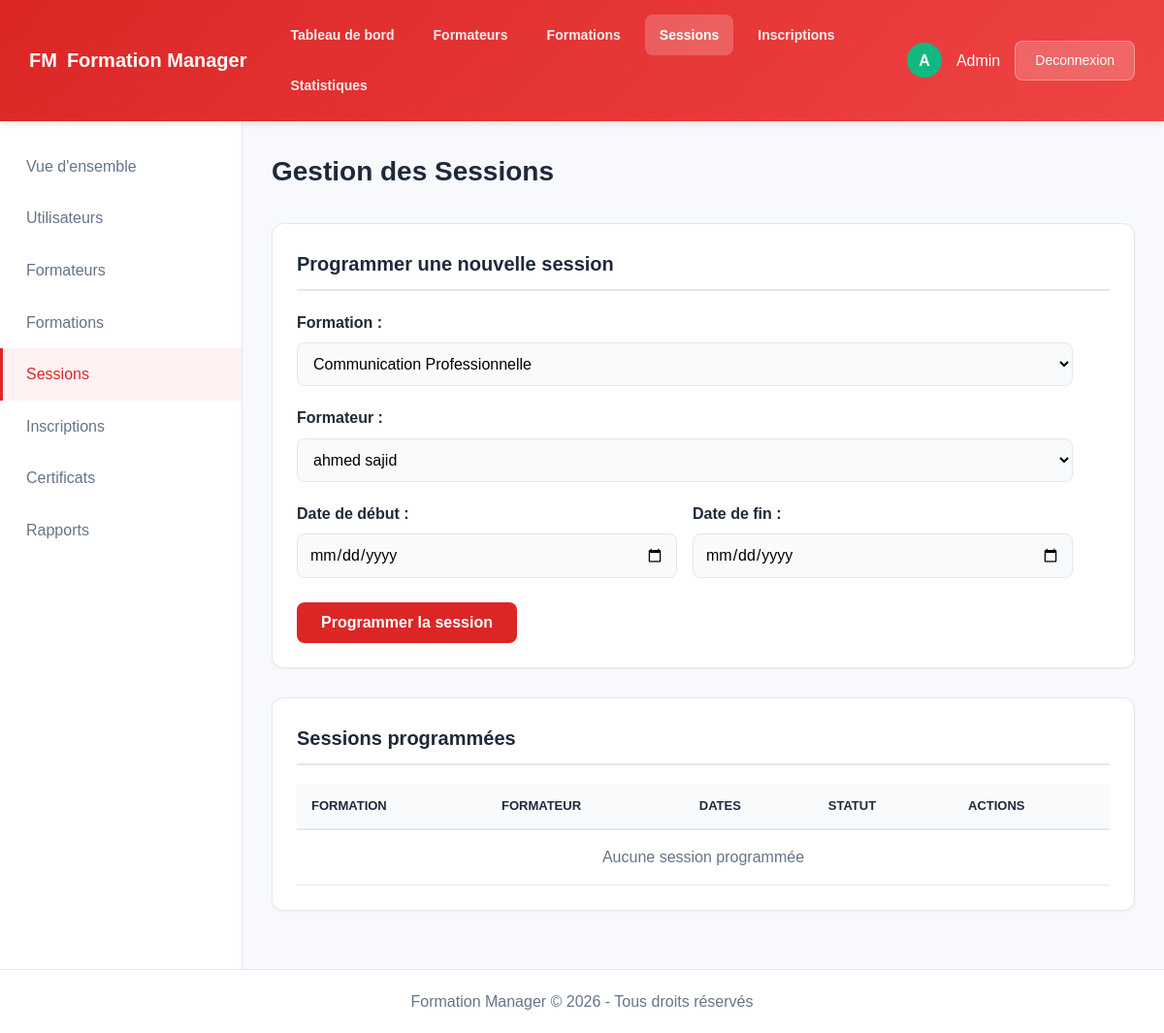
The app's page /sessions.php (signed in), older data.
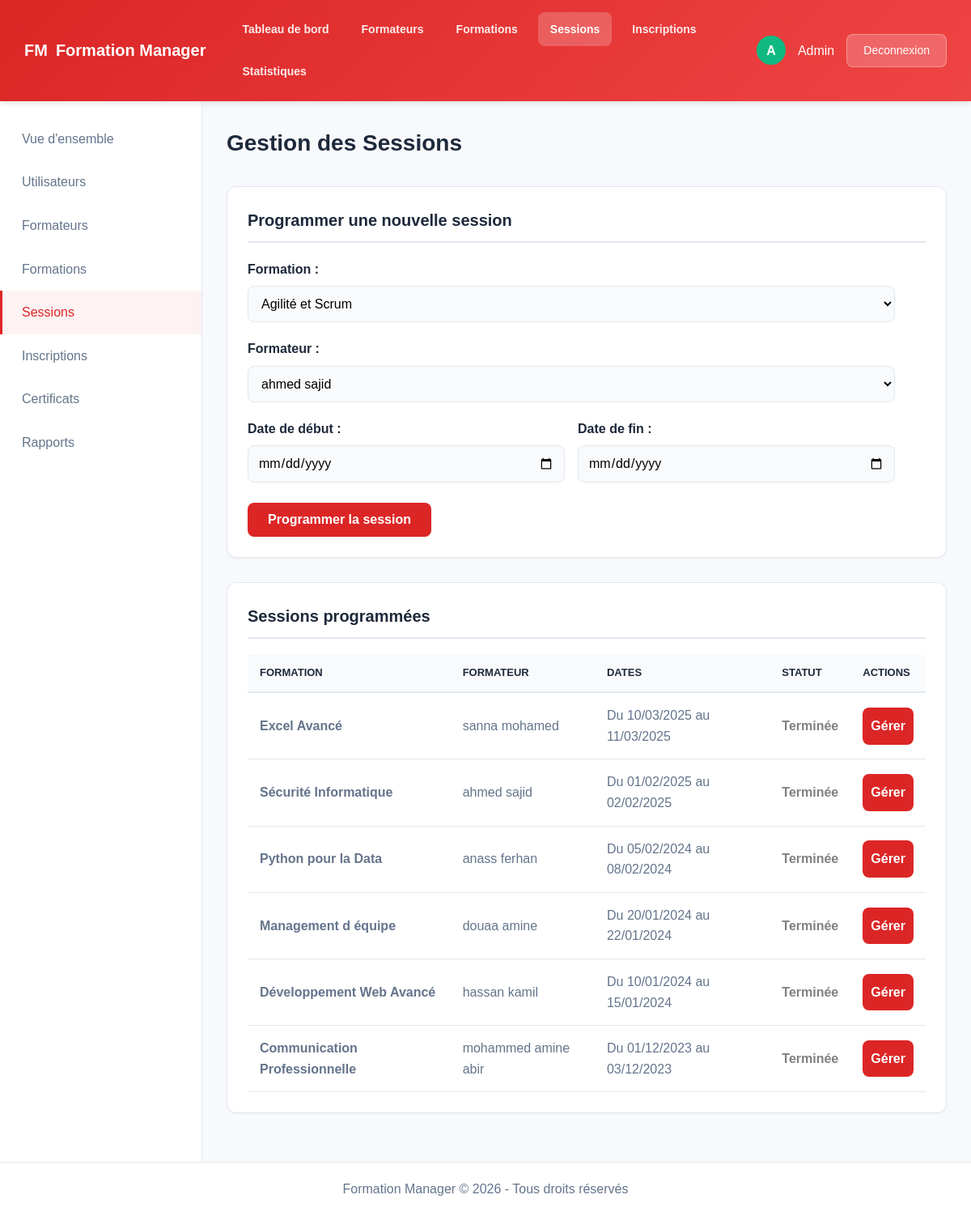
The same page, newer data.
### tables this page shows
create table if not exists sessions (
    id int auto_increment primary key,
    formation_id int,
    formateur_id int,
    date_debut date,
    date_fin date,
    foreign key (formation_id) references formations(id),
    foreign key (formateur_id) references formateurs(id)
);

create table if not exists formations (
    id int auto_increment primary key,
    nom varchar(255) not null,
    duree int not null,
    description text
);

create table if not exists formateurs (
    id int auto_increment primary key,
    nom varchar(255) not null,
    email varchar(255) not null,
    specialite varchar(255)
);

### permissions.php (called while the page is built, shortened)
<?php
function hasAnyRole($roles)
{
    return isset($_SESSION['role']) && in_array($_SESSION['role'], $roles);
}
?>

### sessions.php (the view, shortened to what this page needs)
<?php
include 'connexion.php';
require_once 'permissions.php';
$isAdminOrRh = hasAnyRole(['admin', 'rh']);
?>
<!DOCTYPE html>
<html lang="fr">
<head>
    <link rel="stylesheet" href="style.css">
</head>
<body>
    <?php include 'header.php'; ?>
    <div class="page-header">
        <h1 class="page-title">Gestion des Sessions</h1>
    </div>
    <?php if ($isAdminOrRh): ?>
        <div class="section">
            <h2 class="section-header">Programmer une nouvelle session</h2>
            <form method="POST" action="traitement.php">
                <label>Formation :</label>
                <select name="formation" required>
                    <?php
                    $formations = mysqli_query($connexion, "SELECT id, nom FROM formations ORDER BY nom");
                    while ($f = mysqli_fetch_assoc($formations)) {
                        echo "<option value='" . $f['id'] . "'>" . htmlspecialchars($f['nom']) . "</option>";
                    }
                    ?>
                </select>
                <label>Formateur :</label>
                <select name="formateur" required>
                    <?php
                    $formateurs = mysqli_query($connexion, "SELECT id, nom FROM formateurs ORDER BY nom");
                    while ($f = mysqli_fetch_assoc($formateurs)) {
                        echo "<option value='" . $f['id'] . "'>" . htmlspecialchars($f['nom']) . "</option>";
                    }
                    ?>
                </select>
                <div style="display: grid; grid-template-columns: 1fr 1fr; gap: 1rem;">
                    <div>
                        <label>Date de début :</label>
                        <input type="date" name="date_debut" required>
                    </div>
                    <div>
                        <label>Date de fin :</label>
                        <input type="date" name="date_fin" required>
                    </div>
                </div>
                <button type="submit">Programmer la session</button>
            </form>
        </div>
    <?php endif; ?>
    <div class="section">
        <h2 class="section-header">Sessions programmées</h2>
        <table>
            <thead>
                <tr>
                    <th>FORMATION</th>
                    <th>FORMATEUR</th>
                    <th>DATES</th>
                    <th>STATUT</th>
                    <th>ACTIONS</th>
                </tr>
            </thead>
            <tbody>
                <?php
                $sql = "SELECT s.*, f.nom as formation_nom, fm.nom as formateur_nom
                    FROM sessions s
                    JOIN formations f ON s.formation_id = f.id
                    JOIN formateurs fm ON s.formateur_id = fm.id
                    ORDER BY s.date_debut DESC";
                $resultat = mysqli_query($connexion, $sql);
                if (mysqli_num_rows($resultat) > 0) {
                    while ($row = mysqli_fetch_assoc($resultat)) {
                        $debut = strtotime($row['date_debut']);
                        $fin = strtotime($row['date_fin']);
                        $now = time();
                        if ($now < $debut) {
                            $status = '<span style="color: green; font-weight: bold;">À venir</span>';
                        } elseif ($now >= $debut && $now <= $fin) {
                            $status = '<span style="color: orange; font-weight: bold;">En cours</span>';
                        } else {
                            $status = '<span style="color: gray; font-weight: bold;">Terminée</span>';
                        }
                        echo "<tr>";
                        echo "<td><strong>" . htmlspecialchars($row['formation_nom']) . "</strong></td>";
                        echo "<td>" . htmlspecialchars($row['formateur_nom']) . "</td>";
                        echo "<td>Du " . date('d/m/Y', $debut) . " au " . date('d/m/Y', $fin) . "</td>";
                        echo "<td>$status</td>";
                        echo "<td>";
                        if ($_SESSION['role'] === 'employe' && $now < $debut) {
                            echo "<a href='mes_inscriptions.php?session=" . $row['id'] . "' class='btn-details'>S'inscrire</a>";
                        } elseif ($isAdminOrRh) {
                            echo "<a href='inscription.php?session=" . $row['id'] . "' class='btn-details'>Gérer</a>";
                        } else {
                            echo "-";
                        }
                        echo "</td>";
                        echo "</tr>";
                    }
                } else {
                    echo "<tr><td colspan='5' style='text-align: center;'>Aucune session programmée</td></tr>";
                }
                ?>
            </tbody>
        </table>
    </div>
    <?php include 'footer.php'; ?>
</body>
</html>

Row changes from the older to the newer data that the page shows:
added sessions: formation.nom "Excel Avancé", formateur.nom "sanna mohamed", date_debut "10/03/2025", date_fin "11/03/2025", shows "Terminée"
added sessions: formation.nom "Sécurité Informatique", formateur.nom "ahmed sajid", date_debut "01/02/2025", date_fin "02/02/2025", shows "Terminée"
added sessions: formation.nom "Python pour la Data", formateur.nom "anass ferhan", date_debut "05/02/2024", date_fin "08/02/2024", shows "Terminée"
added sessions: formation.nom "Management d équipe", formateur.nom "douaa amine", date_debut "20/01/2024", date_fin "22/01/2024", shows "Terminée"
added sessions: formation.nom "Développement Web Avancé", formateur.nom "hassan kamil", date_debut "10/01/2024", date_fin "15/01/2024", shows "Terminée"
added sessions: formation.nom "Communication Professionnelle", formateur.nom "mohammed amine abir", date_debut "01/12/2023", date_fin "03/12/2023", shows "Terminée"
Text that changed along with them:
form field formation: "Communication Professionnelle" → "Agilité et Scrum"
text no longer shown: "Aucune session programmée"
